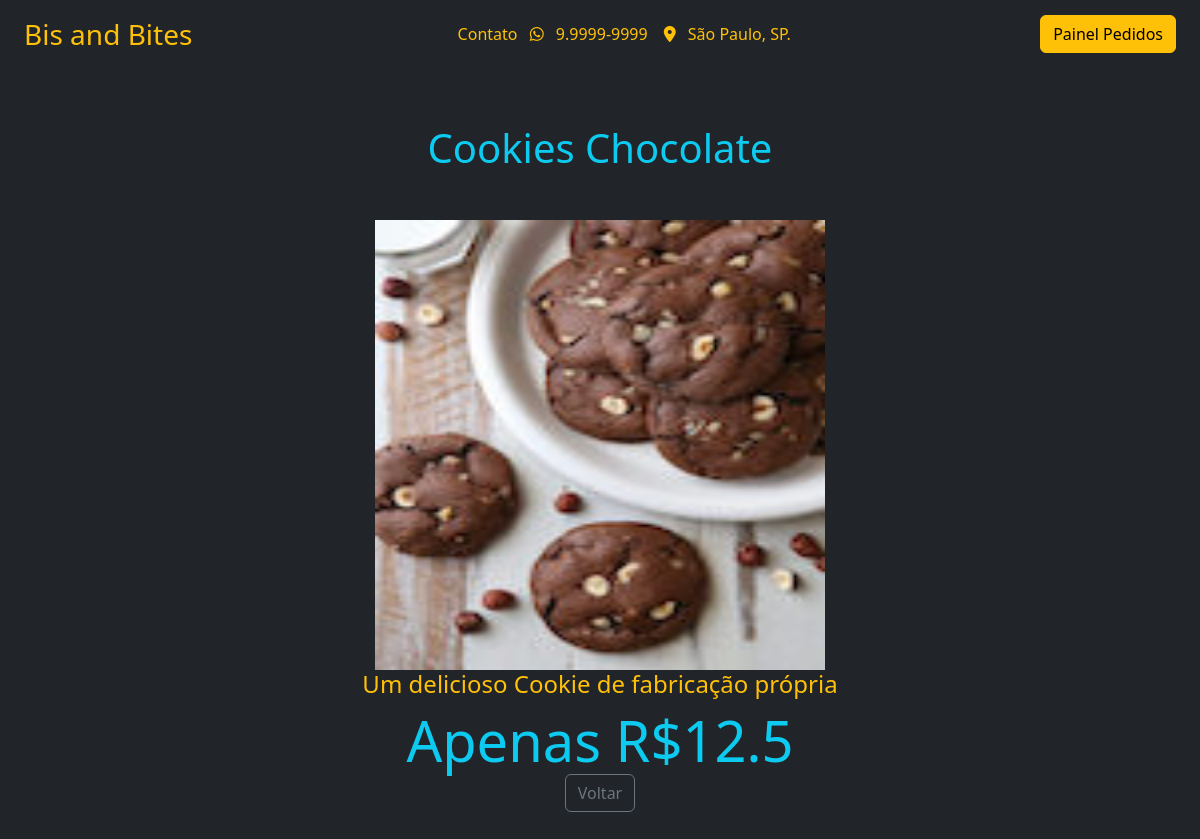
/produtos/3, run on an earlier commit of the app's database.
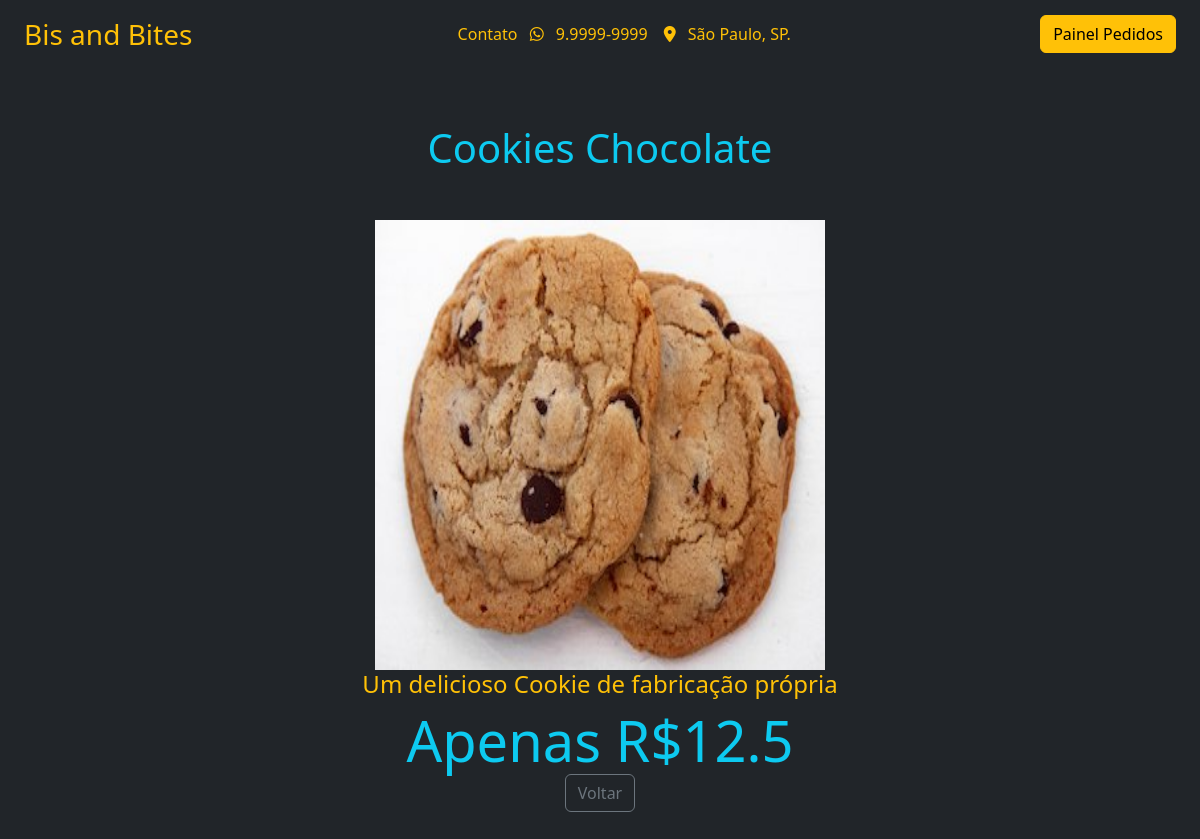
And on a later commit of the database.
### cafeteria/models.py (models this page shows, shortened)
class Produto(models.Model):
    nome = models.TextField(null=False, blank=False, default='')
    descricao = models.TextField(null=False, blank=False)
    preco = models.FloatField(null=False, blank=False)
    imagem = models.ImageField(upload_to='cafeteria/img', default='', null=False, blank=False)

### cafeteria/views.py (the view)
# urls.py: path('produtos/<int:produto_id>', views.detalhe_produto, name='produtos'),
def detalhe_produto(request, produto_id):
    produto = Produto.objects.get(pk=produto_id)
    context = {
        'produto': produto
    }
    return render(request, 'cafeteria/produto.html', context=context)

### cafeteria/templates/cafeteria/produto.html (shortened to what this page needs)
{% extends 'cafeteria/base.html' %}
{% load static %}
{% block navbar %}
  {% include 'fragments/navbar.html' %}
{% endblock %}
{% block content %}
    <div class="col-md-6 offset-3 d-flex flex-column justify-content-center align-items-center vh-100">
        <h1 class="text-info text-center mb-5">{{ produto.nome }}</h1>
        <img src="{{ produto.imagem.url }}" class="card-img-top" alt="cafeteria" style="height: 450px;width: 450px">
        <h4 class="text-warning text-center">{{ produto.descricao }}</h4>
        <div class="span display-4 text-info">Apenas R${{ produto.preco }}</div>
        <div>
          <button class="btn btn-outline-secondary" type="button" onclick="location.href = 'javascript:window.history.go(-1)'" id="bt_voltar">Voltar</button>
        </div>
    </div>
{% endblock %}

### cafeteria/templates/cafeteria/base.html (shortened to what this page needs)
<!DOCTYPE html>
<html lang="en">
<head>
    <link rel="stylesheet" href="https://cdnjs.cloudflare.com/ajax/libs/font-awesome/6.0.0/css/all.min.css">
    <link href="https://cdn.jsdelivr.net/npm/bootstrap@5.3.0-alpha1/dist/css/bootstrap.min.css" rel="stylesheet">
</head>
<body class="bg-dark"">
    <div class="container-fluid">
        <div class="row">
            <div class="col">
                <nav>
                    {% block navbar %} {% endblock %}
                </nav>
                <main class="col-md-40">
                    {% block content %} {% endblock %}
                </main>
            </div>
        </div>
    </div>
</body>
</html>

### cafeteria/templates/fragments/navbar.html (shortened to what this page needs)
<nav class="navbar navbar-expand-lg bg-dark">
    <div class="container-fluid">
      <a class="navbar-brand text-warning fs-3" href="{% url 'home' %}">Bis and Bites</a>
      <div class="collapse navbar-collapse" id="navbarSupportedContent">
        <ul class="navbar-nav me-auto ms-auto mb-2 mb-lg-0">
          <li class="nav-item">
            <a class="nav-link active text-warning" aria-current="page" href="#">
                Contato
                <i class="fa-brands fa-whatsapp text-warning ms-2"></i>
                <span class="text ms-2 text-warning">9.9999-9999</span>
            </a>
          </li>
          <li class="nav-item text-warning">
            <a class="nav-link" href="#">
                <i class="fa-solid fa-location-dot text-warning"></i>
                <span class="text ms-2 text-warning">São Paulo, SP.</span>
            </a>
          </li>
        </ul>
        <ul class="navbar-nav">
            <li class="nav-item">
                <a class="btn btn-large btn-warning" aria-current="page" href="{% url 'painel' %}">
                    <span class="text">Painel Pedidos</span>
                </a>
            </li>
        </ul>
      </div>
    </div>
  </nav>

What changed in the data, as far as the page shows it:
changed Produto "Cookies Chocolate": imagem: a different picture
